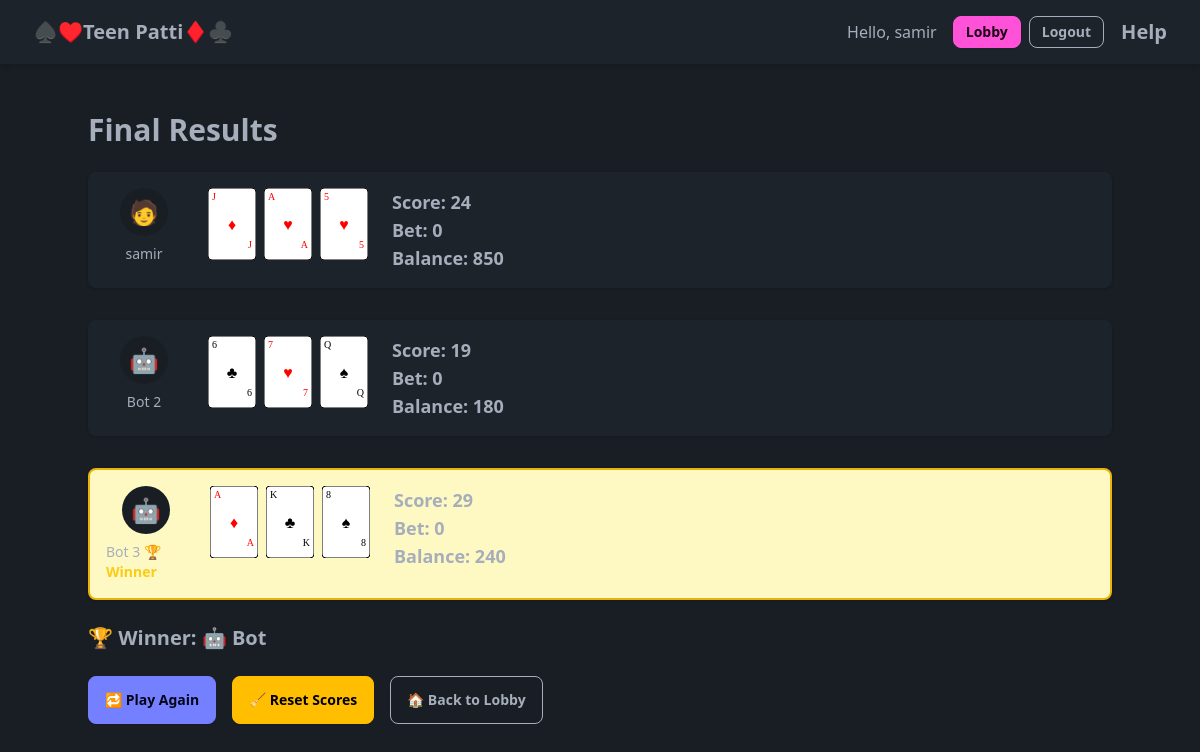
/final_reveal/10f592c5/ (signed in), run on the app's committed database.
### home/models.py (models this page shows)
class Player(models.Model):
    user = models.ForeignKey(User, on_delete=models.CASCADE, null=True, blank=True)
    room = models.ForeignKey(GameRoom, on_delete=models.CASCADE)
    card = models.JSONField(null=True, blank=True)
    total_score = models.IntegerField(default=0)
    has_played = models.BooleanField(default=False)
    is_bot = models.BooleanField(default=False)
    score = models.IntegerField(default=0)
    balance = models.IntegerField(default=200)
    bet_amount = models.IntegerField(default=0)
    has_bet = models.BooleanField(default=False)

### home/views.py (the view)
# urls.py: path('final_reveal/<str:room_code>/', views.final_reveal, name='final_reveal'),
def final_reveal(request, room_code):
    room = get_object_or_404(GameRoom, room_code=room_code)
    players = Player.objects.filter(room=room)
    evaluated = []
    for p in players:
        if len(p.card) == 3:
            hand_rank = evaluate_hand(p.card)
            rank_num, card_vals = hand_rank
            score = sum(card_vals)
            p.score = score
            p.total_score += score
            evaluated.append((p, rank_num, card_vals))
    if not evaluated:
        return redirect("/lobby/")
    winner_player, *_ = max(evaluated, key=lambda x: (-x[1], x[2]))
    pot = sum(p.bet_amount for p in players)
    winner_player.balance += pot
    winner_player.save()
    response = render(request, "home/final_reveal.html", {
        "players": players,
        "winner": winner_player,
        "room_code": room.room_code,
        "evaluated": evaluated,
        "current_player": players.filter(user=request.user).first(),
    })
    for p in players:
        p.bet_amount = 0
        p.has_played = False
        p.has_bet = False
        p.save()
    return response

### home/utils.py (called while the page is built)
def evaluate_hand(hand):
    rank_order = {r: i for i, r in enumerate(RANKS)}
    values = sorted([rank_order[c[:-1]] for c in hand], reverse=True)
    suits  = [c[-1] for c in hand]
    ranks  = [c[:-1] for c in hand]
    is_trail         = (len(set(ranks)) == 1)
    is_flush         = (len(set(suits)) == 1)
    seq              = is_sequence(values)
    is_pure_sequence = seq and is_flush
    is_pair          = (len(set(ranks)) == 2)
    if is_trail:
        return (1, values)
    if is_pure_sequence:
        return (2, values)
    if seq:
        return (3, values)
    if is_flush:
        return (4, values)
    if is_pair:
        return (5, values)
    return (6, values)

def is_sequence(values):
    sorted_vals = sorted(values)
    if sorted_vals == list(range(sorted_vals[0], sorted_vals[0] + 3)):
        return True
    return sorted_vals == [0, 1, 12]

### home/templates/home/final_reveal.html (shortened to what this page needs)
{% extends "home/base.html" %}
{% load static card_svg %}
{% block content %}
<div class="container mx-auto py-8">
  <h1 class="text-3xl font-bold mb-6">Final Results</h1>
  <ul class="space-y-8">
    {% for p in players %}
    <li class="flex items-start space-x-6 p-4 rounded-lg shadow {% if p == winner %}bg-yellow-100 dark:bg-yellow-900 border-2 border-yellow-500{% else %}bg-base-100{% endif %}">
      <div class="flex flex-col items-center w-20">
        <div class="w-12 h-12 bg-base-200 rounded-full flex items-center justify-center text-2xl">
          {% if p.is_bot %}🤖{% else %}🧑{% endif %}
        </div>
        <span class="mt-2 text-sm font-medium">
          {% if p.is_bot %}
            Bot {{ forloop.counter }}
            {% if p == winner %} <span class="text-yellow-400 font-bold">🏆 Winner</span>{% endif %}
          {% else %}
            {{ p.user.username }}
          {% endif %}
        </span>
      </div>
      <div class="flex gap-2">
        {% for c in p.card %}
          {% card_svg c 48 72 %}
        {% endfor %}
      </div>
      <div class="ml-auto text-lg font-semibold">
        Score: {{ p.score }}<br>
        Bet: {{ p.bet_amount }}<br>
        Balance: {{ p.balance }}
      </div>
    </li>
    {% endfor %}
  </ul>
  <h3 class="mt-6 text-xl font-bold">
    🏆 Winner:
    {% if winner.is_bot %}🤖 Bot
    {% elif winner.user == request.user %}🧑 You
    {% else %}{{ winner.user.email }}
    {% endif %}
  </h3>
  <div class="mt-6 flex flex-wrap gap-4">
    <a href="{% url 'start_game' room_code=room_code %}" class="btn btn-primary">
      🔁 Play Again
    </a>
    <a href="{% url 'reset_score' room_code=room_code %}" class="btn btn-warning">
      🧹 Reset Scores
    </a>
    <a href="{% url 'lobby' %}" class="btn btn-outline">
      🏠 Back to Lobby
    </a>
  </div>
</div>
{% endblock %}

### home/templates/home/base.html (shortened to what this page needs)
{% load static %}
<!DOCTYPE html>
<html lang="en" data-theme="dark">
<head>
  <link rel="stylesheet" href="{% static 'css/output.css' %}">
</head>
<body class="min-h-screen flex flex-col bg-base-200">
  <header class="navbar bg-base-100 px-4 py-2 shadow-md">
    <div class="flex-1">
      <a href="{% url 'lobby' %}" class="btn btn-ghost normal-case text-xl">
        ♠️♥️Teen Patti♦️♣️
      </a>
    </div>
    <div class="flex-none">
      {% if request.user.is_authenticated %}
        <span class="mr-4">Hello, {{ request.user.username }}</span>
        <a href="{% url 'lobby' %}" class="btn btn-sm btn-secondary mr-2">Lobby</a>
        <a href="{% url 'logout' %}?next=/" class="btn btn-sm btn-outline">Logout</a>
      {% else %}
        <a href="{% url 'social:begin' 'auth0' %}" class="btn btn-sm btn-primary">
          Login with Auth0
        </a>
      {% endif %}
    </div>
    <div class="flex-2">
      <a href="https://en.wikipedia.org/wiki/Teen_patti#Ranking_of_hands" class="btn btn-ghost normal-case text-xl">
        Help
      </a>
    </div>
  </header>
  <main class="flex-1 p-4">
    {% block content %}{% endblock %}
  </main>
</body>
</html>

### data on the page
Player: user.username "samir", card_svg "J J ♦" "A A ♥" "5 5 ♥", score "24", bet_amount "0", balance "850"
Player: card_svg "6 6 ♣" "7 7 ♥" "Q Q ♠", score "19", bet_amount "0", balance "180"
Player: shows "🏆 Winner", card_svg "A A ♦" "K K ♣" "8 8 ♠", score "29", bet_amount "0", balance "240"

### other printed values
{{ request.user.username }} "samir"
